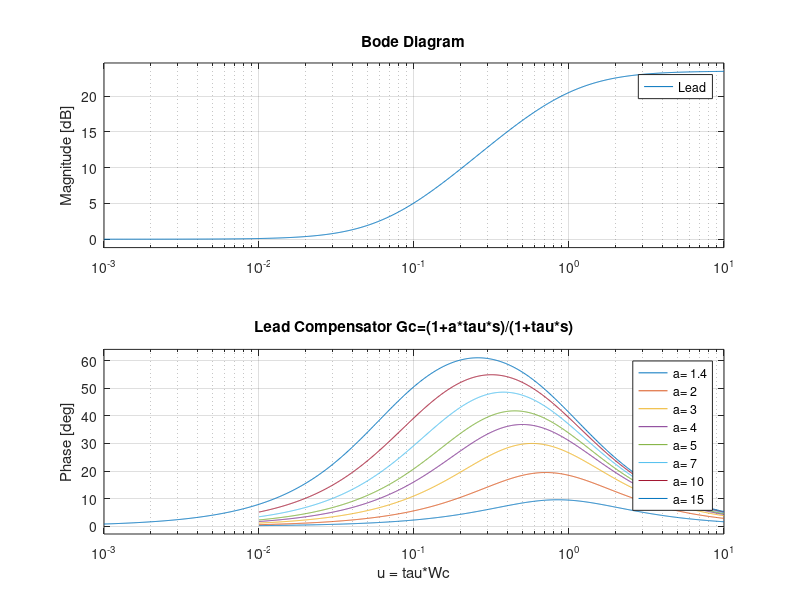
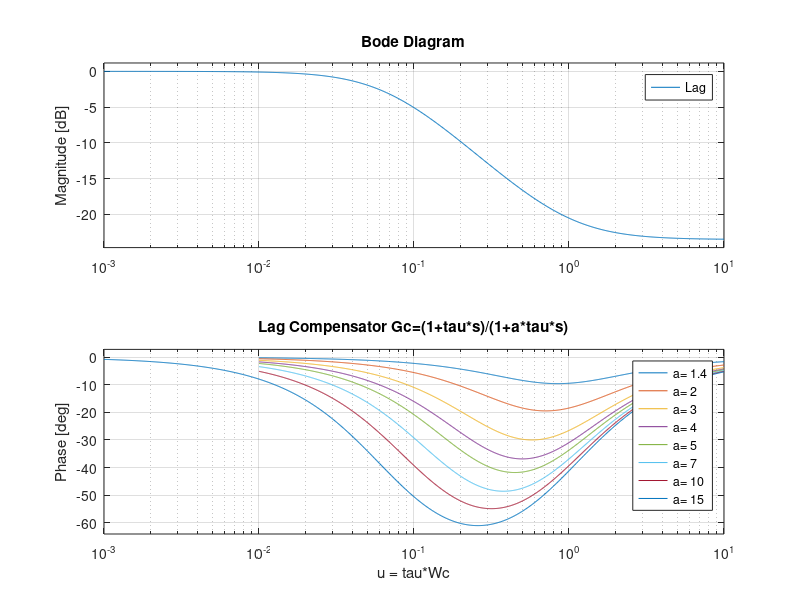

MATLAB code to generate these figures, in order:
%% Lead Lag Control Graphs

% Define transfer function variable
s = tf('s');

% Define the parameter vector
a = [1.4 2 3 4 5 7 10 15];

%% Lead Compensator Plot
% Lead controller: Gc = (1 + a*tau*s) / (1 + tau*s)
figure(1);
% Plot first lead compensator
Lead = (1 + a(1)*s) / (1 + s);
bode(Lead)
grid on
hold on

% Plot the remaining lead compensators
for i = 2:numel(a)
    Lead = (1 + a(i)*s) / (1 + s);
    bode(Lead)
end

title('Lead Compensator Gc=(1+a*tau*s)/(1+tau*s)')
xlabel('u = tau*Wc')

% Construct legend labels as a cell array
Leg = cell(1, numel(a));
for i = 1:numel(a)
    Leg{i} = ['a= ', num2str(a(i))];
end
legend(Leg);

%% Lag Compensator Plot
% Lag controller: Gc = (1 + tau*s) / (1 + a*tau*s)
figure(2);
% Plot first lag compensator
Lag = (1 + s) / (1 + a(1)*s);
bode(Lag)
grid on
hold on

% Plot the remaining lag compensators
for i = 2:numel(a)
    Lag = (1 + s) / (1 + a(i)*s);
    bode(Lag)
end

title('Lag Compensator Gc=(1+tau*s)/(1+a*tau*s)')
xlabel('u = tau*Wc')

% Construct legend labels as a cell array for lag plot
Leg = cell(1, numel(a));
for i = 1:numel(a)
    Leg{i} = ['a= ', num2str(a(i))];
end
legend(Leg);
